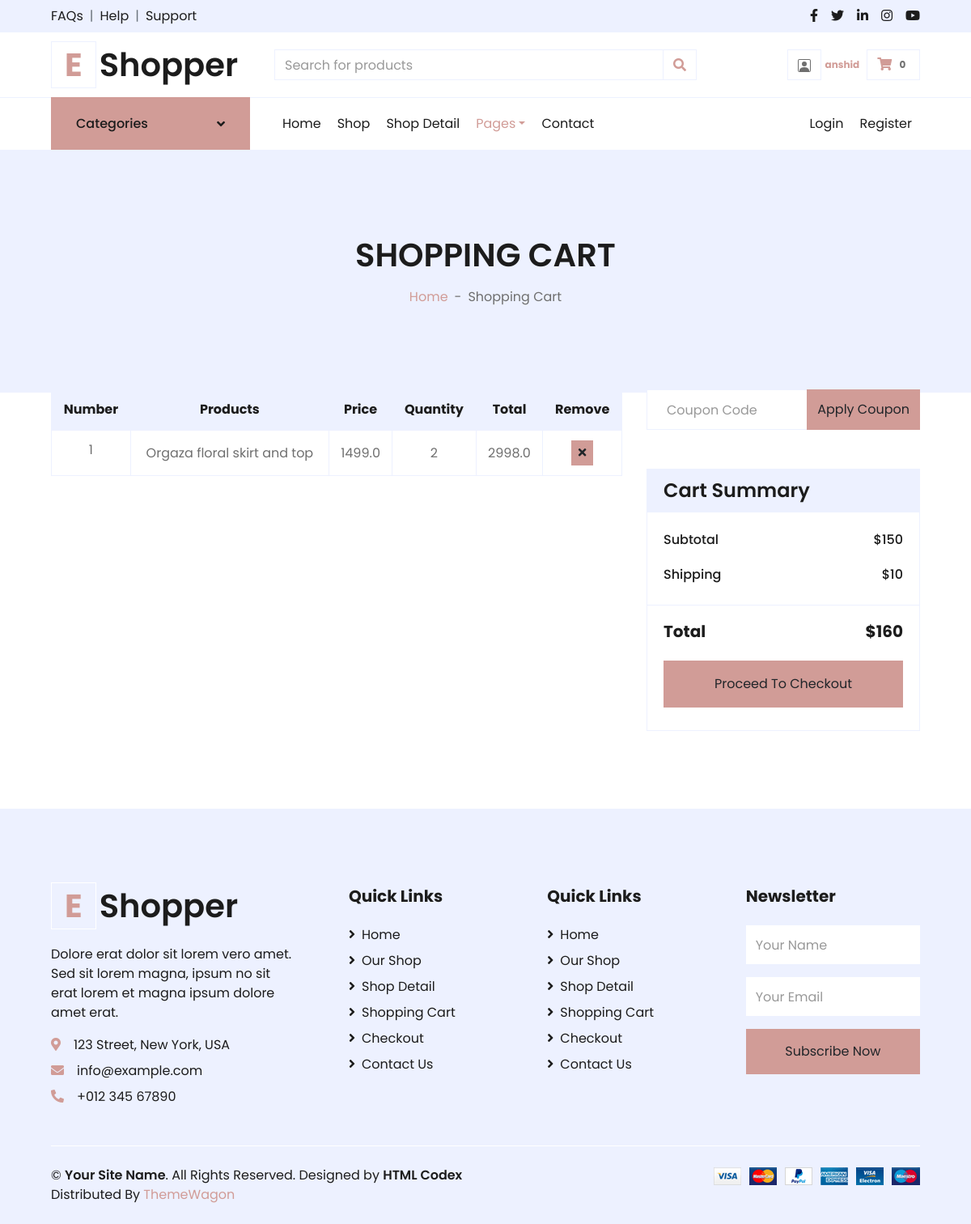
Page /cart_page (signed in) on the earlier database version.
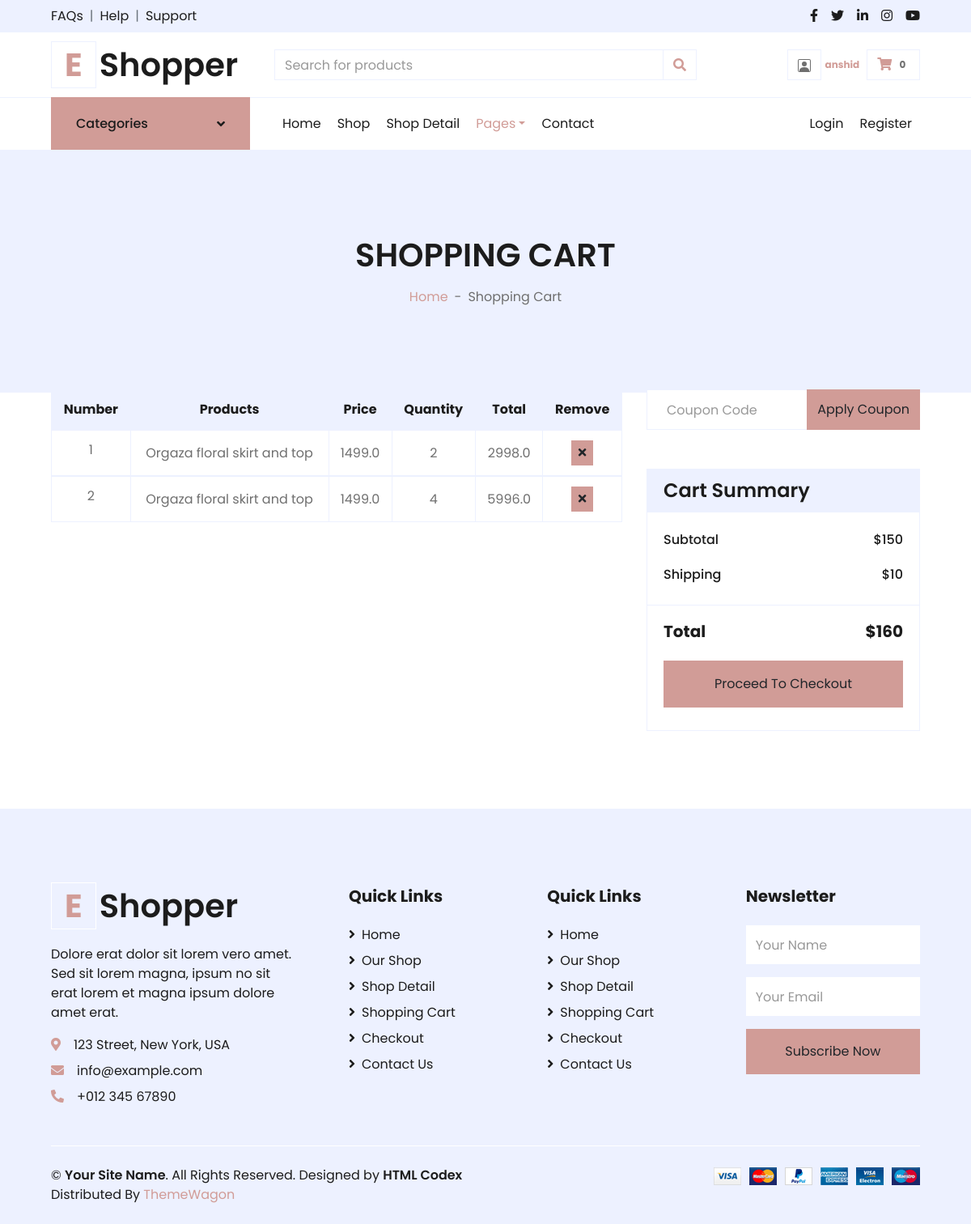
Same page on the later database version.
### FrontendApp/models.py (models this page shows)
class cartdb(models.Model):
    user = models.ForeignKey(User,on_delete=models.CASCADE,null=True,blank=True)
    P_name = models.CharField(max_length=25, null=True, blank=True)
    P_image = models.ImageField(upload_to="cart_image",null=True,blank=True)
    Price = models.FloatField(null=True, blank=True,max_length=10)
    Total_price=models.FloatField(null=True,blank=True,max_length=10)
    Quantity = models.CharField(max_length=20, null=True, blank=True)

### FrontendApp/views.py (the view)
# urls.py: path('cart_page',views.cart_page,name="cart_page"),
def cart_page(request):
    data=CategoryDb.objects.all()
    cart_data=cartdb.objects.filter(user=request.user)
    context={
        'data':data,
        "cart_data":cart_data
    }
    return render(request, "cart_page.html",context)

### FrontendApp/templates/cart_page.html (shortened to what the changed rows need)
<!DOCTYPE html>
{% load static %}
<html lang="en">
<head>
    <link href="https://cdnjs.cloudflare.com/ajax/libs/font-awesome/5.10.0/css/all.min.css" rel="stylesheet">
    <link href="{% static 'frontend/lib/owlcarousel/assets/owl.carousel.min.css' %}" rel="stylesheet">
    <link href="{% static 'frontend/css/style.css' %}" rel="stylesheet">
</head>
<body>
    <div class="container-fluid">
        <div class="row align-items-center py-3 px-xl-5">
            <div class="col-lg-3 d-none d-lg-block">
                <a href="" class="text-decoration-none">
                    <h1 class="m-0 display-5 font-weight-semi-bold"><span class="text-primary font-weight-bold border px-3 mr-1">E</span>Shopper</h1>
                </a>
            </div>
        </div>
    </div>
    <div class="container-fluid bg-secondary mb-5">
        <div class="d-flex flex-column align-items-center justify-content-center" style="min-height: 300px">
            <h1 class="font-weight-semi-bold text-uppercase mb-3">Shopping Cart</h1>
        </div>
    </div>
    <div class="container-fluid pt-5 myclass" >
        <div class="row px-xl-5 ">
            <div class="col-lg-8 table-responsive mb-5">
                <table class="table table-bordered text-center mb-0">
                    <thead class="bg-secondary text-dark">
                        <tr>
                            <th>Number</th>
                            <th>Products</th>
                            <th>Price</th>
                            <th>Quantity</th>
                            <th>Total</th>
                            <th>Remove</th>
                        </tr>
                    </thead>
                    <tbody class="align-middle">
                        {% for i in cart_data %}
                        <tr>
                            <td></td>
                            <td class="align-middle"><img src="{{i.P_image.url}}" alt="" style="width: 50px;">{{i.P_name}}</td>
                            <td class="align-middle">{{i.Price}}</td>
                            <td class="align-middle">
                               {{i.Quantity}}
                            </td>
                            <td class="align-middle">{{i.Total_price}}</td>
                            <td class="align-middle">
                                <form action="{% url 'cart_delete' dataid=i.id  %}">
                                <button class="btn btn-sm btn-primary"><i class="fa fa-times"></i></button></td>
                        </tr>
                    </tbody>{% endfor %}
                </table>
            </div>
        </div>
    </div>
    <div class="container-fluid bg-secondary text-dark mt-5 pt-5">
        <div class="row px-xl-5 pt-5">
            <div class="col-lg-4 col-md-12 mb-5 pr-3 pr-xl-5">
                <a href="" class="text-decoration-none">
                    <h1 class="mb-4 display-5 font-weight-semi-bold"><span class="text-primary font-weight-bold border border-white px-3 mr-1">E</span>Shopper</h1>
                </a>
            </div>
        </div>
    </div>
</body>
</html>

Differences in the rows shown:
added cartdb: P_name "Orgaza floral skirt and top", Price "1499.0", Quantity "4", Total_price "5996.0"
